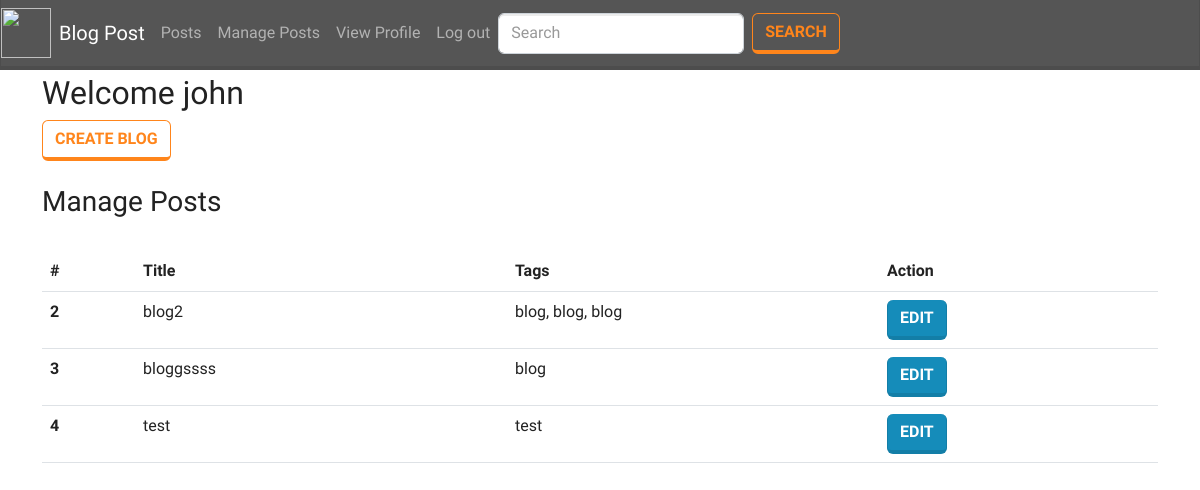
Page /dashboard.php (signed in) on the committed database.
### tables this page shows
CREATE TABLE `blogs` (
  `id` int(11) NOT NULL,
  `author_id` int(11) NOT NULL,
  `title` varchar(255) NOT NULL,
  `body` longtext NOT NULL,
  `tags` varchar(255) NOT NULL,
  `date_created` datetime NOT NULL
);

### includes/functions.php (called while the page is built, shortened)
<?php
function getPosts(){
    $id = $_SESSION['id'];
    $q = "SELECT b.id as `bid`, b.author_id, b.title, b.body, b.tags, b.date_created, u.id, u.first_name, u.middle_name, u.last_name, u.email, u.image  FROM blogs b INNER JOIN users u ON b.author_id = u.id WHERE author_id = $id";
    $result = mysqli_query($_SESSION['conn'], $q);
    $temp = array();
    while ($row = $result->fetch_assoc()) {
        $temp[] = $row;
    }
    return $temp;
}

### dashboard.php (the view, shortened to what this page needs)
<?php include('components/header.php'); ?>
<div class="container mt-1">
<?php if($_SESSION['is_admin'] == 1){ ?>
    <h2>Welcome <?= $_SESSION['first_name']?></h2>
    <br>
    <br>
    <h3>Bloggers Stats</h3>
    <br>
    <table class="table">
    <thead>
        <tr>
            <th class="col-1">#</th>
            <th class="col-4">Name</th>
            <th class="col-4">Blogs</th>
        </tr>
    </thead>
    <tbody>
    <?php foreach(getUserStat() as $res) {?>
    <tr>
        <th scope="row"><?= $res['uid']?></th>
        <td><?= $res['first_name'] . ' ' . $res['last_name']?></td>
        <td><?= $res['post']?></td>
    </tr>
    <?php } ?>
    </tbody>
    </table>
    <?php }elseif(isset($_SESSION['id']) && $_SESSION['is_active'] == 1){ ?>
        <h2>Welcome <?= $_SESSION['first_name']?></h2>
        <a class="btn btn-outline-warning" href="create_post.php">Create Blog</a>
        <br>
        <br>
        <h3>Manage Posts</h3>
        <br>
        <table class="table">
        <thead>
            <tr>
                <th class="col-1">#</th>
                <th class="col-4">Title</th>
                <th class="col-4">Tags</th>
                <th class="col-4">Action</th>
            </tr>
        </thead>
        <tbody>
        <?php foreach(getPosts() as $res) {?>
        <tr>
            <th scope="row"><?= $res['bid']?></th>
            <td><?= $res['title']?></td>
            <td><?= $res['tags']?></td>
            <td><a class="btn btn-primary" href="edit_post.php?id=<?= $res['bid']?>">Edit</a> </td>
        </tr>
        <?php } ?>
        </tbody>
        </table>
        <br>
    <?php }else{ ?>
        <h2>Account is Currently Deactivated. Please Contact the Admin!</h2>
    <?php } ?>
</div>
<?php include('components/footer.php'); ?>

### rows in the picture
blogs: id "2", title "blog2", tags "blog, blog, blog"
blogs: id "3", title "bloggssss", tags "blog"
blogs: id "4", title "test", tags "test"

### other values in the picture
$_SESSION['first_name'] "john"
